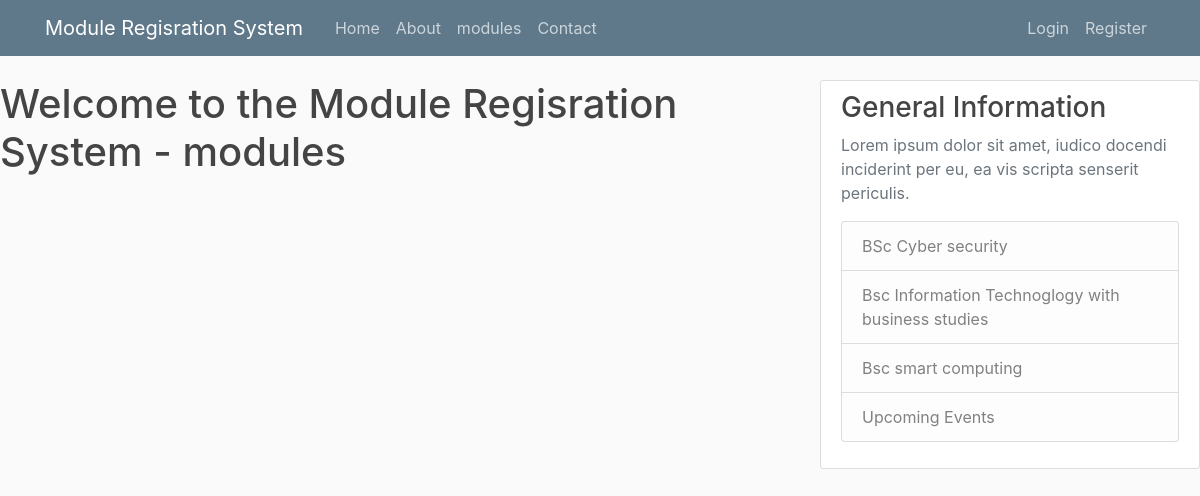
The app's page /modules, older data.
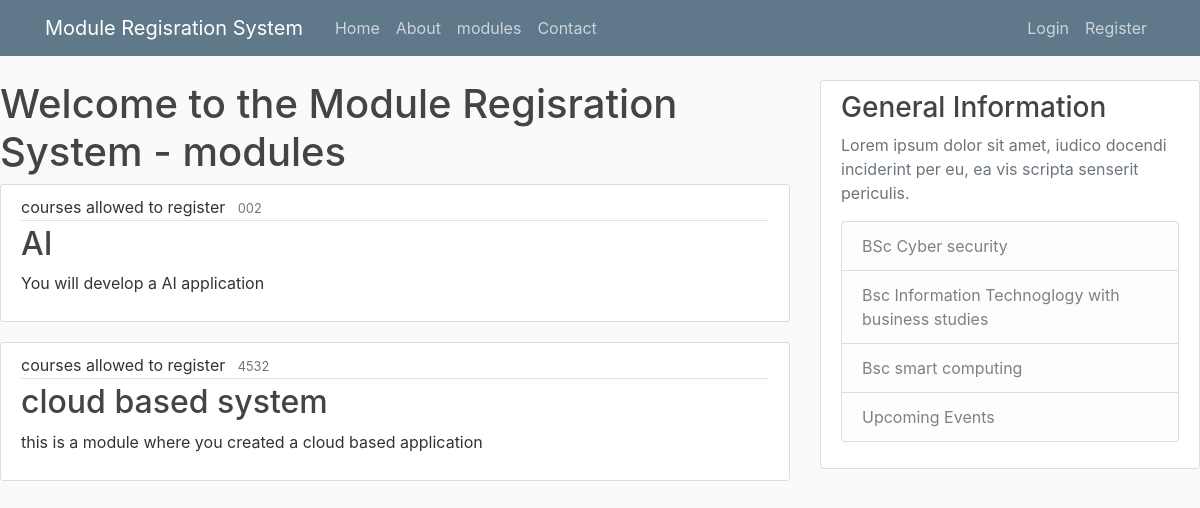
The same page, newer data.
### ModuleRegisrationSystem/models.py (models this page shows)
class Module(models.Model):
    Name = models.CharField(max_length = 100)
    Code = models.CharField(max_length = 100)
    Credit = models.CharField(max_length = 100)
    Category = models.CharField(max_length = 100)
    details = models.TextField()
    Availbity = models.CharField(max_length= 100, choices= [('yes', 'yes'), ('no', 'no')],default= 'yes')
    Groups = models.ManyToManyField(Group,related_name= 'modules')
    def __str__(self):
        return f'{self.Name}'

### ModuleRegisrationSystem/views.py (the view)
# urls.py: path('modules', PostListView.as_view(), name = 'modules'),
class PostListView(ListView):
    model = Module
    template_name = 'ModuleRegisrationSystem/modules.html'
    context_object_name = 'modules'
    ordering = ['Code']
    paginate_by = 5

### ModuleRegisrationSystem/templates/ModuleRegisrationSystem/modules.html (shortened to what this page needs)
{% extends "ModuleRegisrationSystem/base.html" %}
{% block content %}
    <h1>Welcome to the Module Regisration System - modules</h1>
{% for Module in modules %}
    <article class="media content-section">
        <div class="media-body">
        <div class="article-metadata">
            <a class ="mr-2"> courses allowed to register</a>
            <small class="text-muted">{{ Module.Code }}</small>
    </div>
    <h2><a class="article-title" href="#">{{ Module }}</a></h2>
    <p class="article-content">{{ Module.details }}</p>
    </div>
    </article>
{% endfor %}
{% endblock content %}

Row changes from the older to the newer data that the page shows:
added Module: Code "002", Name "AI", details "You will develop a AI application"
added Module: Code "4532", Name "cloud based system", details "this is a module where you created a cloud based application"
